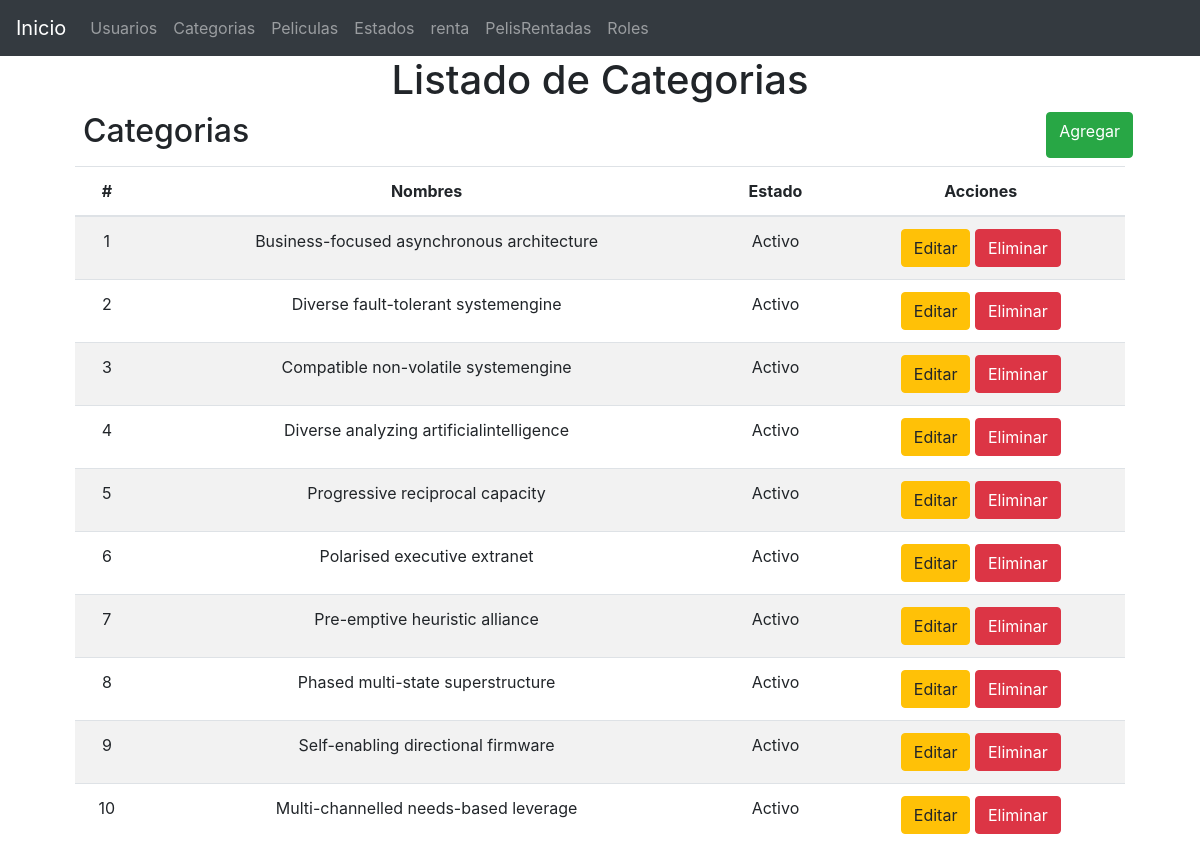
Page /?controller=category on the committed database.
### tables this page shows
CREATE TABLE `categories` (
  `id` int(10) UNSIGNED NOT NULL,
  `name` varchar(255) NOT NULL,
  `status_id` int(10) UNSIGNED NOT NULL,
  `created_at` timestamp NULL DEFAULT NULL,
  `updated_at` timestamp NULL DEFAULT NULL
);

CREATE TABLE `statuses` (
  `id` int(10) UNSIGNED NOT NULL,
  `name` varchar(255) NOT NULL,
  `type_status_id` int(10) UNSIGNED NOT NULL,
  `created_at` timestamp NULL DEFAULT NULL,
  `updated_at` timestamp NULL DEFAULT NULL
);

### controllers/CategoryController.php (called while the page is built, shortened)
<?php
require 'models/Category.php';
class CategoryController
{
    private $model;
    public function __construct()
    {
        $this->model = new Category;
    }
    public function index()
    {
        require 'views/layout.php';
        $categories = $this->model->getAll();
        require 'views/categories/list.php';
    }
}

### models/Category.php (called while the page is built, shortened)
<?php
class Category
{
    private $pdo;
    public function __construct()
    {
        try {
            $this->pdo = new Database;
        } catch (PDOException $e) {
            die($e->getMessage());
        }
    }
    public function getAll()
    {
        try {
            $strSql = "SELECT c.*, s.name as status FROM categories c INNER JOIN  statuses s ON s.id=c.status_id";
            $query = $this->pdo->select($strSql);
            return $query;
        } catch (PDOException $e) {
            die($e->getMessage());
        }
    }
}

### providers/Database.php (called while the page is built, shortened)
<?php
class Database extends PDO
{
	public function select($strSql, $arrayData = array(), $fetchMode = PDO::FETCH_OBJ)
	{
		$query = $this->prepare($strSql);
		if (!$query->execute())
			echo "Error, la consulta no se realizó";
		else
			return $query->fetchAll($fetchMode);
	}
}

### views/categories/list.php (the view)
<main class="container">
	<section class="col-md-12 text-center">
		<h1>Listado de Categorias</h1>
		<div class="col-md-12 m-2 d-flex justify-content-between">
			<h2>Categorias</h2>
			<a href="?controller=category&method=new" class="btn btn-success">Agregar</a>
		</div>
		<section class="col-md-12 flex-nowrap table-responsive">
			<table class="table table-striped table-hover">
				<thead>
					<tr>
						<th>#</th>
						<th>Nombres</th>
						<th>Estado</th>
						<th>Acciones</th>
					</tr>
				</thead>
				<tbody>
					<?php foreach($categories as $category): ?>
						<tr>
							<td>
								<?php echo $category->id ?>
							</td>
							<td>
								<?php echo $category->name ?>
							</td>
							<td>
								<?php echo $category->status ?>
							</td>
							<td>
								<a href="?controller=category&method=edit&id=<?php echo $category->id  ?>" class="btn btn-warning">Editar</a>
								<a href="?controller=category&method=delete&id=<?php echo $category->id  ?>" class="btn btn-danger">Eliminar</a>
							</td>
						</tr>
					<?php endforeach ?>
				</tbody>
			</table>
		</section>
	</section>
</main>

### rows in the picture
categories: id "1", name "Business-focused asynchronous architecture", status.name "Activo"
categories: id "2", name "Diverse fault-tolerant systemengine", status.name "Activo"
categories: id "3", name "Compatible non-volatile systemengine", status.name "Activo"
categories: id "4", name "Diverse analyzing artificialintelligence", status.name "Activo"
categories: id "5", name "Progressive reciprocal capacity", status.name "Activo"
categories: id "6", name "Polarised executive extranet", status.name "Activo"
categories: id "7", name "Pre-emptive heuristic alliance", status.name "Activo"
categories: id "8", name "Phased multi-state superstructure", status.name "Activo"
categories: id "9", name "Self-enabling directional firmware", status.name "Activo"
categories: id "10", name "Multi-channelled needs-based leverage", status.name "Activo"
